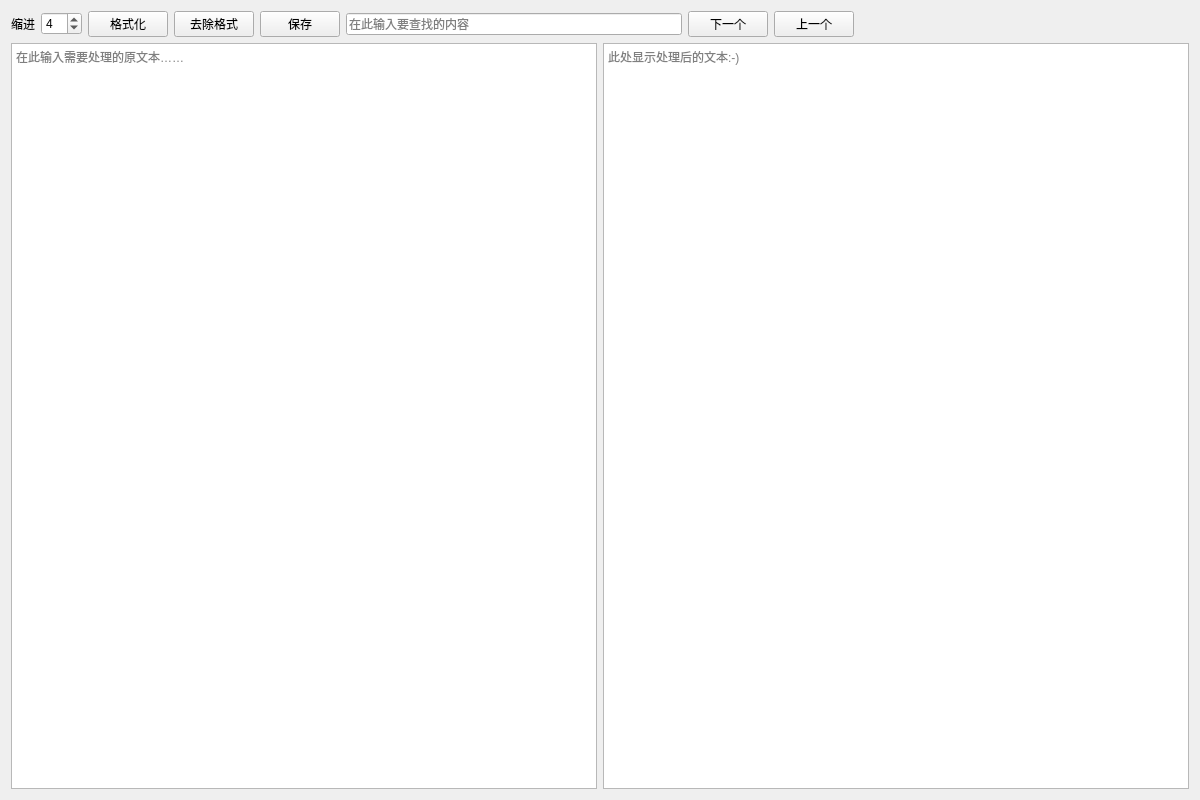
<?xml version="1.0" encoding="UTF-8"?>
<ui version="4.0">
 <class>JsonToolClass</class>
 <widget class="QWidget" name="JsonToolClass">
  <property name="geometry">
   <rect>
    <x>0</x>
    <y>0</y>
    <width>1200</width>
    <height>800</height>
   </rect>
  </property>
  <property name="minimumSize">
   <size>
    <width>1200</width>
    <height>800</height>
   </size>
  </property>
  <property name="windowTitle">
   <string>JsonTool</string>
  </property>
  <layout class="QGridLayout" name="gridLayout_2">
   <item row="0" column="0">
    <layout class="QGridLayout" name="gridLayout">
     <item row="0" column="0" colspan="2">
      <layout class="QHBoxLayout" name="horizontalLayout_2">
       <item>
        <widget class="QLabel" name="label">
         <property name="text">
          <string>缩进</string>
         </property>
        </widget>
       </item>
       <item>
        <widget class="QSpinBox" name="spin_indentation">
         <property name="minimum">
          <number>-1</number>
         </property>
         <property name="maximum">
          <number>20</number>
         </property>
         <property name="value">
          <number>4</number>
         </property>
        </widget>
       </item>
       <item>
        <widget class="QPushButton" name="btn_format">
         <property name="text">
          <string>格式化</string>
         </property>
        </widget>
       </item>
       <item>
        <widget class="QPushButton" name="btn_rmformat">
         <property name="text">
          <string>去除格式</string>
         </property>
        </widget>
       </item>
       <item>
        <widget class="QPushButton" name="btn_save">
         <property name="toolTip">
          <string>将右侧文本框的内容保存到文件</string>
         </property>
         <property name="text">
          <string>保存</string>
         </property>
        </widget>
       </item>
       <item>
        <widget class="QLineEdit" name="line_find">
         <property name="placeholderText">
          <string>在此输入要查找的内容</string>
         </property>
        </widget>
       </item>
       <item>
        <widget class="QPushButton" name="btn_next">
         <property name="text">
          <string>下一个</string>
         </property>
        </widget>
       </item>
       <item>
        <widget class="QPushButton" name="btn_prev">
         <property name="text">
          <string>上一个</string>
         </property>
        </widget>
       </item>
       <item>
        <spacer name="horizontalSpacer">
         <property name="orientation">
          <enum>Qt::Horizontal</enum>
         </property>
         <property name="sizeHint" stdset="0">
          <size>
           <width>40</width>
           <height>20</height>
          </size>
         </property>
        </spacer>
       </item>
      </layout>
     </item>
     <item row="2" column="1">
      <widget class="QPlainTextEdit" name="te_dst">
       <property name="placeholderText">
        <string>此处显示处理后的文本:-)</string>
       </property>
      </widget>
     </item>
     <item row="2" column="0">
      <widget class="QPlainTextEdit" name="te_src">
       <property name="placeholderText">
        <string>在此输入需要处理的原文本……</string>
       </property>
      </widget>
     </item>
    </layout>
   </item>
  </layout>
 </widget>
 <layoutdefault spacing="6" margin="11"/>
 <resources>
  <include location="json_tool.qrc"/>
 </resources>
 <connections/>
</ui>
